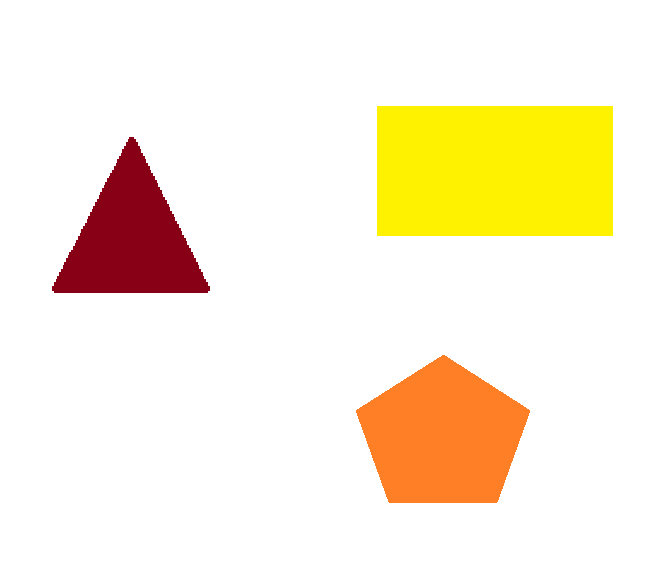
#> input picture images/shapes2.png, 672 x 562 px
$ jupyter execute --allow-errors 30-ApproxPolyDP.ipynb
#> lines starting #> are read from the running program, lines starting #| are printed output that depends on the picture; after the words box and inside, x2 and y2 are one past the last pixel; in counts of white or black regions, pixels touching at a corner belong together
# <div style="direction:rtl;text-align:right;font-family:B Lotus, B Nazanin, Tahoma">تخمین contour</div>

<div style="direction:rtl;text-align:right;font-family:B Lotus, B Nazanin, Tahoma">این تابع فرآیند تقریب یک شکل کانتور به شکل دیگری متشکل از تعداد کمتری از رئوس است، به گونه ای که فاصله خطوط تقریبی از شکا اولیه برابر با دقت مشخص شده یا کمتر از خطای مشخص شده باشد!
<br/>
بسته به دقتی که ما مشخص می کنیم، یک شکل کانتور را به شکل دیگری با تعداد رئوس کمتر تقریب می زند. این یک پیاده سازی از الگوریتم داگلاس-پیکر است. صفحه ویکی پدیا را برای الگوریتم و نمایش بررسی کنید.
</div>

[Douglas-Peucker](https://en.wikipedia.org/wiki/Ramer-Douglas-Peucker_algorithm)

## **Approximating Contours using ApproxPolyDP**

### **Using ApproxPolyDP to approximate contours as a more defined shape**
It approximates a contour shape to another shape with less number of vertices depending upon the precision we specify.

***cv2.approxPolyDP(contour, Approximation Accuracy, Closed)***
- **contour** – is the individual contour we wish to approximate
- **Approximation Accuracy** – Important parameter is determining the accuracy of the approximation. Small values give precise-  approximations, large values give more generic approximation. A good rule of thumb is less than 5% of the contour perimeter
- **Closed** – a Boolean value that states whether the approximate contour should be open or closed

<div style="direction:rtl;text-align:right;font-family:B Lotus, B Nazanin, Tahoma">همچنین از تابع زیر برای محاسبه ی محیط شکل استفاده میکنیم که معمولا خطای قابل تحمل را بر اساس این مقدار مینویسیم
</div>

## Contour Perimeter
`perimeter = cv2.arcLength(cnt,True)`

[cell 1]
import cv2
import matplotlib.pyplot as plt


image = cv2.imread('images/approx.jpg')
#> (the rest of this cell did not finish here and is left out)

[cell 2]
import cv2
import matplotlib.pyplot as plt


image = cv2.imread('images/shapes2.png')
#> image is the input picture: shape (562, 672, 3); mean B, G, R 215.9, 239, 250.9
gray = cv2.cvtColor(image, cv2.COLOR_BGR2GRAY)
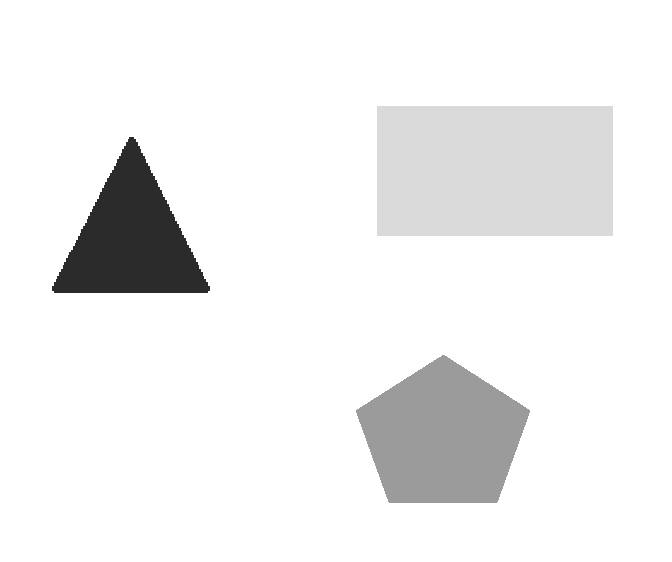
#> gray: shape (562, 672); min 43, max 255, mean 239.9

_, binary_image = cv2.threshold(gray, 245, 255, cv2.THRESH_BINARY_INV)
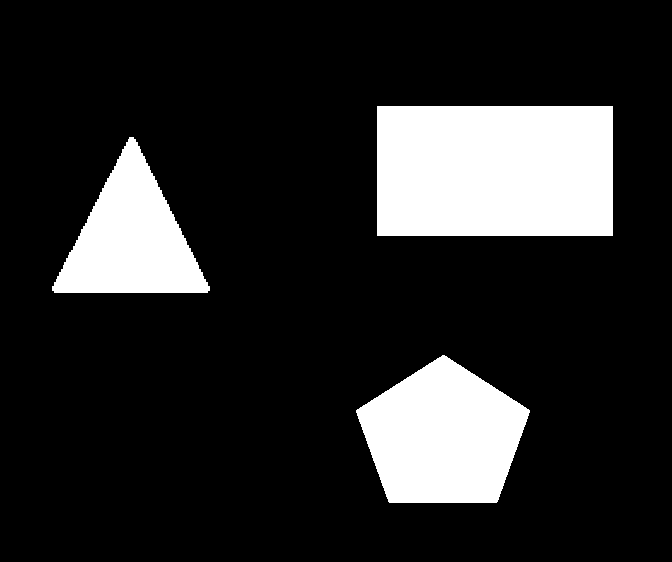
#> binary_image: shape (562, 672); 16.4% white; 3 white regions
imagecontours, _ = cv2.findContours(binary_image, cv2.RETR_TREE, cv2.CHAIN_APPROX_SIMPLE)
#> imagecontours = 3 contours; box (x1, y1, x2, y2) and area: (377, 106, 613, 236) 30315, (356, 355, 530, 503) 17775, (52, 137, 210, 293) 12794

#for each of the contours detected, the shape of the contours is approximated using approxPolyDP() function and the contours are drawn in the image using drawContours() function
for c in imagecontours:
    epsilon = 0.01 * cv2.arcLength(c, True)
    approximations = cv2.approxPolyDP(c, epsilon, True)
    cv2.drawContours(image, [approximations], 0, (0), 3)

    #the name of the detected shapes are written on the image
    i, j = approximations[0][0]

    if len(approximations) == 3:
        cv2.putText(image, "Triangle", (i, j), cv2.FONT_HERSHEY_COMPLEX, 1, 0, 1)
    elif len(approximations) == 4:
        cv2.putText(image, "Rectangle", (i, j), cv2.FONT_HERSHEY_COMPLEX, 1, 0, 1)
    elif len(approximations) == 5:
        cv2.putText(image, "Pentagon", (i, j), cv2.FONT_HERSHEY_COMPLEX, 1, 0, 1)
    elif 6 < len(approximations) < 15:
        cv2.putText(image, "Ellipse", (i, j), cv2.FONT_HERSHEY_COMPLEX, 1, 0, 1)
    else:
        cv2.putText(image, "Circle", (i, j), cv2.FONT_HERSHEY_COMPLEX, 1, 0, 1)
#> this loop made 3 passes
#> (epsilon, approximations, i, j) on passes 2 to 3: (5.71, [[129, 137], [52, 290], [207, 292]], 129, 137), (7.28, [[377, 106], [377, 235], [612, 235], [612, 106]], 377, 106)
#> (epsilon, i, j) on pass 1: (5.37, 356, 410)
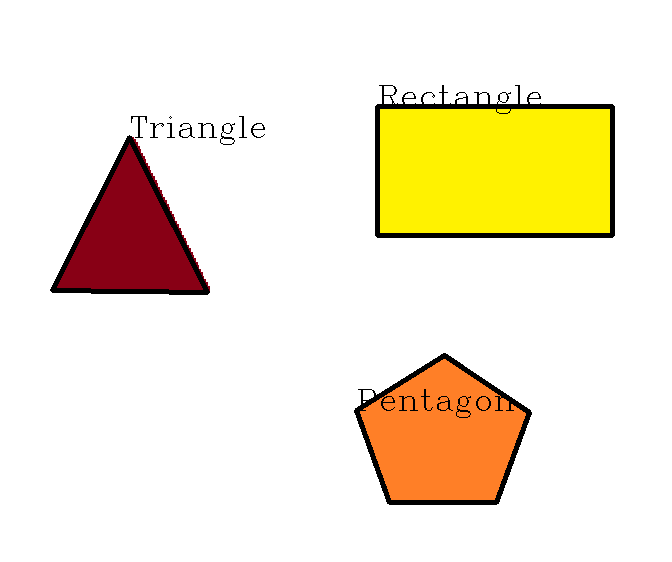
#> image: shape (562, 672, 3); 2.71% of pixels changed, all inside (x1, y1, x2, y2) = (50, 85, 615, 505)

plt.imshow(image[...,::-1])
